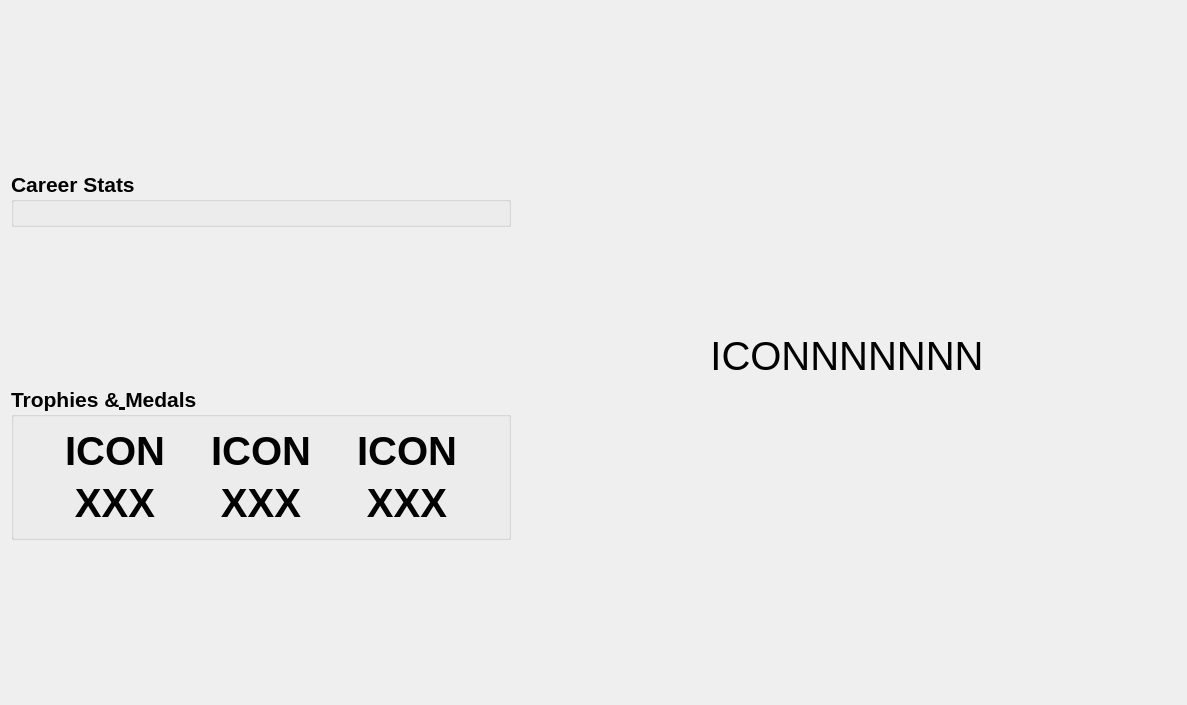
<?xml version="1.0" encoding="UTF-8"?>
<ui version="4.0">
 <class>AchievementsPageClass</class>
 <widget class="QWidget" name="AchievementsPageClass">
  <property name="geometry">
   <rect>
    <x>0</x>
    <y>0</y>
    <width>1187</width>
    <height>705</height>
   </rect>
  </property>
  <property name="windowTitle">
   <string>AchievementsPage</string>
  </property>
  <layout class="QGridLayout" name="gridLayout">
   <item row="0" column="0">
    <layout class="QVBoxLayout" name="verticalLayout_3">
     <item>
      <widget class="CareerStatsFilterWidget" name="itsCareerStatsFilterWidget" native="true"/>
     </item>
     <item>
      <layout class="QHBoxLayout" name="horizontalLayout">
       <item>
        <layout class="QVBoxLayout" name="verticalLayout">
         <item>
          <spacer name="verticalSpacer">
           <property name="orientation">
            <enum>Qt::Orientation::Vertical</enum>
           </property>
           <property name="sizeHint" stdset="0">
            <size>
             <width>20</width>
             <height>20</height>
            </size>
           </property>
          </spacer>
         </item>
         <item>
          <widget class="QGroupBox" name="groupBox_CareerStats">
           <property name="font">
            <font>
             <pointsize>16</pointsize>
             <bold>true</bold>
            </font>
           </property>
           <property name="title">
            <string>Career Stats</string>
           </property>
           <layout class="QGridLayout" name="gridLayout_5">
            <item row="0" column="0">
             <layout class="QGridLayout" name="gridLayout_CareerStats"/>
            </item>
           </layout>
          </widget>
         </item>
         <item>
          <spacer name="verticalSpacer_2">
           <property name="orientation">
            <enum>Qt::Orientation::Vertical</enum>
           </property>
           <property name="sizeHint" stdset="0">
            <size>
             <width>20</width>
             <height>40</height>
            </size>
           </property>
          </spacer>
         </item>
         <item>
          <widget class="QGroupBox" name="groupBox_TrophiesAndMedals">
           <property name="font">
            <font>
             <pointsize>16</pointsize>
             <bold>true</bold>
            </font>
           </property>
           <property name="title">
            <string>Trophies &amp;&amp;&amp; Medals</string>
           </property>
           <layout class="QGridLayout" name="gridLayout_3">
            <item row="0" column="0">
             <layout class="QHBoxLayout" name="horizontalLayout_7">
              <item>
               <spacer name="horizontalSpacer_8">
                <property name="orientation">
                 <enum>Qt::Orientation::Horizontal</enum>
                </property>
                <property name="sizeHint" stdset="0">
                 <size>
                  <width>40</width>
                  <height>20</height>
                 </size>
                </property>
               </spacer>
              </item>
              <item>
               <layout class="QVBoxLayout" name="verticalLayout_2">
                <item>
                 <widget class="QLabel" name="label_Icon1stPlace">
                  <property name="font">
                   <font>
                    <pointsize>30</pointsize>
                    <fontweight>DemiBold</fontweight>
                   </font>
                  </property>
                  <property name="text">
                   <string>ICON</string>
                  </property>
                  <property name="alignment">
                   <set>Qt::AlignmentFlag::AlignCenter</set>
                  </property>
                 </widget>
                </item>
                <item>
                 <widget class="QLabel" name="label_1stPlace">
                  <property name="font">
                   <font>
                    <pointsize>30</pointsize>
                    <fontweight>DemiBold</fontweight>
                   </font>
                  </property>
                  <property name="text">
                   <string>XXX</string>
                  </property>
                  <property name="alignment">
                   <set>Qt::AlignmentFlag::AlignCenter</set>
                  </property>
                 </widget>
                </item>
               </layout>
              </item>
              <item>
               <spacer name="horizontalSpacer_3">
                <property name="orientation">
                 <enum>Qt::Orientation::Horizontal</enum>
                </property>
                <property name="sizeHint" stdset="0">
                 <size>
                  <width>40</width>
                  <height>20</height>
                 </size>
                </property>
               </spacer>
              </item>
              <item>
               <layout class="QVBoxLayout" name="verticalLayout_6">
                <item>
                 <widget class="QLabel" name="label_Icon2ndPlace">
                  <property name="font">
                   <font>
                    <pointsize>30</pointsize>
                    <fontweight>DemiBold</fontweight>
                   </font>
                  </property>
                  <property name="text">
                   <string>ICON</string>
                  </property>
                  <property name="alignment">
                   <set>Qt::AlignmentFlag::AlignCenter</set>
                  </property>
                 </widget>
                </item>
                <item>
                 <widget class="QLabel" name="label_2ndPlace">
                  <property name="font">
                   <font>
                    <pointsize>30</pointsize>
                    <fontweight>DemiBold</fontweight>
                   </font>
                  </property>
                  <property name="text">
                   <string>XXX</string>
                  </property>
                  <property name="alignment">
                   <set>Qt::AlignmentFlag::AlignCenter</set>
                  </property>
                 </widget>
                </item>
               </layout>
              </item>
              <item>
               <spacer name="horizontalSpacer_7">
                <property name="orientation">
                 <enum>Qt::Orientation::Horizontal</enum>
                </property>
                <property name="sizeHint" stdset="0">
                 <size>
                  <width>40</width>
                  <height>20</height>
                 </size>
                </property>
               </spacer>
              </item>
              <item>
               <layout class="QVBoxLayout" name="verticalLayout_7">
                <item>
                 <widget class="QLabel" name="label_Icon3rdPlace">
                  <property name="font">
                   <font>
                    <pointsize>30</pointsize>
                    <fontweight>DemiBold</fontweight>
                   </font>
                  </property>
                  <property name="text">
                   <string>ICON</string>
                  </property>
                  <property name="alignment">
                   <set>Qt::AlignmentFlag::AlignCenter</set>
                  </property>
                 </widget>
                </item>
                <item>
                 <widget class="QLabel" name="label_3rdPlace">
                  <property name="font">
                   <font>
                    <pointsize>30</pointsize>
                    <fontweight>DemiBold</fontweight>
                   </font>
                  </property>
                  <property name="text">
                   <string>XXX</string>
                  </property>
                  <property name="alignment">
                   <set>Qt::AlignmentFlag::AlignCenter</set>
                  </property>
                 </widget>
                </item>
               </layout>
              </item>
              <item>
               <spacer name="horizontalSpacer_9">
                <property name="orientation">
                 <enum>Qt::Orientation::Horizontal</enum>
                </property>
                <property name="sizeHint" stdset="0">
                 <size>
                  <width>40</width>
                  <height>20</height>
                 </size>
                </property>
               </spacer>
              </item>
             </layout>
            </item>
           </layout>
          </widget>
         </item>
         <item>
          <spacer name="verticalSpacer_6">
           <property name="orientation">
            <enum>Qt::Orientation::Vertical</enum>
           </property>
           <property name="sizeHint" stdset="0">
            <size>
             <width>20</width>
             <height>40</height>
            </size>
           </property>
          </spacer>
         </item>
        </layout>
       </item>
       <item>
        <spacer name="horizontalSpacer_10">
         <property name="orientation">
          <enum>Qt::Orientation::Horizontal</enum>
         </property>
         <property name="sizeHint" stdset="0">
          <size>
           <width>40</width>
           <height>20</height>
          </size>
         </property>
        </spacer>
       </item>
       <item>
        <widget class="QLabel" name="label_IconAchievements">
         <property name="font">
          <font>
           <pointsize>30</pointsize>
           <fontweight>DemiBold</fontweight>
          </font>
         </property>
         <property name="text">
          <string>ICONNNNNNN</string>
         </property>
         <property name="alignment">
          <set>Qt::AlignmentFlag::AlignCenter</set>
         </property>
        </widget>
       </item>
       <item>
        <spacer name="horizontalSpacer_15">
         <property name="orientation">
          <enum>Qt::Orientation::Horizontal</enum>
         </property>
         <property name="sizeHint" stdset="0">
          <size>
           <width>40</width>
           <height>20</height>
          </size>
         </property>
        </spacer>
       </item>
      </layout>
     </item>
    </layout>
   </item>
  </layout>
 </widget>
 <layoutdefault spacing="6" margin="11"/>
 <customwidgets>
  <customwidget>
   <class>CareerStatsFilterWidget</class>
   <extends>QWidget</extends>
   <header>CareerStatsFilterWidget.h</header>
   <container>1</container>
  </customwidget>
 </customwidgets>
 <resources/>
 <connections/>
</ui>
